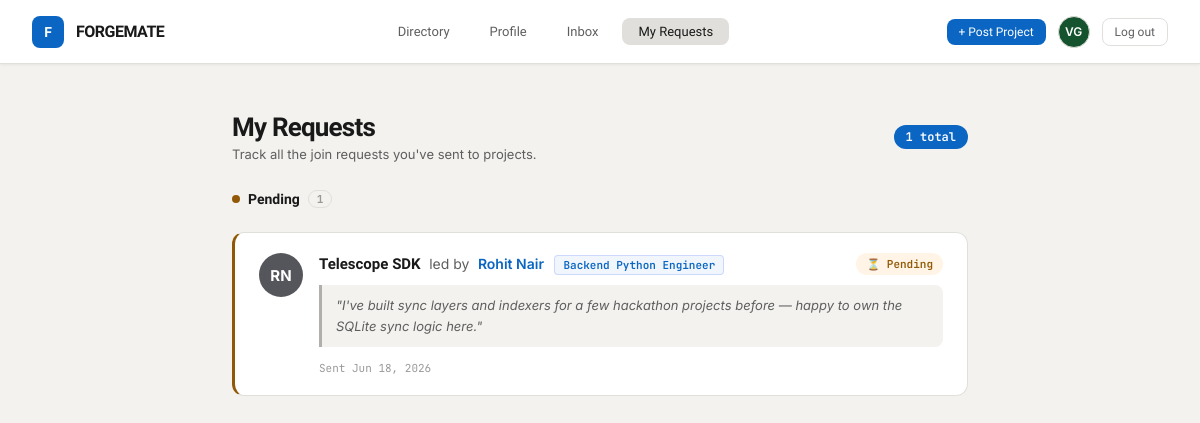
The app's page /my-requests (signed in), older data.
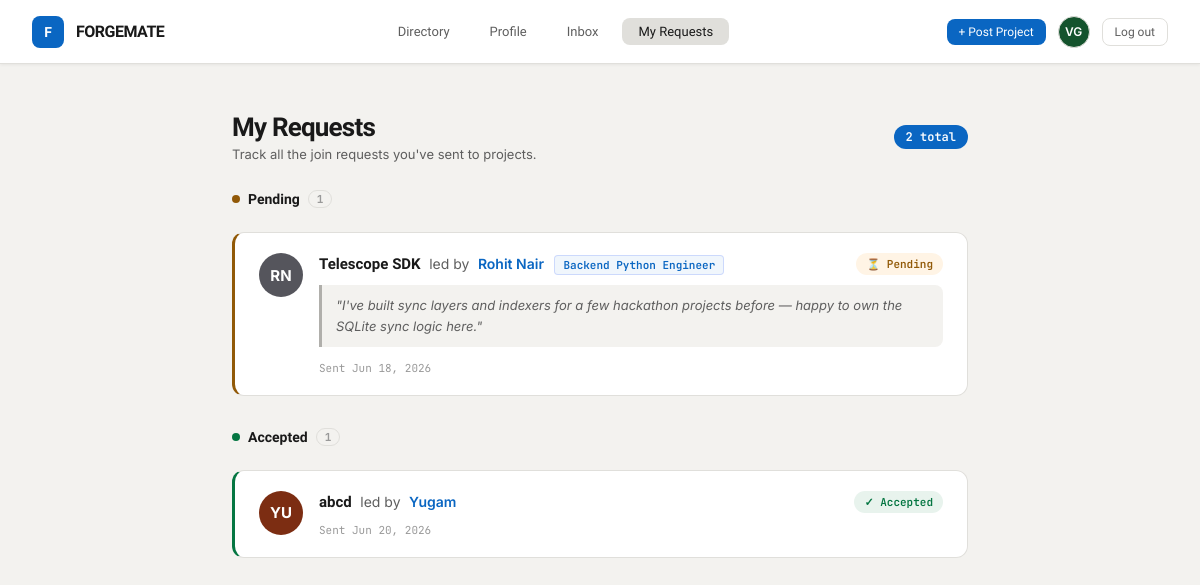
The same page, newer data.
### models.py (models this page shows, shortened)
class JoinRequest(db.Model):
    id = db.Column(db.Integer, primary_key=True)
    project_id = db.Column(db.Integer, db.ForeignKey("project.id"), nullable=False)
    applicant_id = db.Column(db.Integer, db.ForeignKey("user.id"), nullable=False)
    role_id = db.Column(db.Integer, db.ForeignKey("project_role.id"), nullable=True)
    message = db.Column(db.Text, default="")
    status = db.Column(db.String(20), default="pending")  # pending/accepted/declined
    created_at = db.Column(db.DateTime, default=datetime.utcnow)
    applicant = db.relationship("User")

class User(UserMixin, db.Model):
    id = db.Column(db.Integer, primary_key=True)
    username = db.Column(db.String(50), unique=True, nullable=False)
    email = db.Column(db.String(120), unique=True, nullable=False)
    password_hash = db.Column(db.String(255), nullable=False)
    full_name = db.Column(db.String(120))
    role_title = db.Column(db.String(150), default="")
    location = db.Column(db.String(120), default="")
    github_url = db.Column(db.String(200), default="")
    website_url = db.Column(db.String(200), default="")
    bio = db.Column(db.Text, default="")
    created_at = db.Column(db.DateTime, default=datetime.utcnow)
    skills = db.relationship(
        "Skill", backref="user", cascade="all, delete-orphan", lazy="dynamic"
    )
    led_projects = db.relationship(
        "Project", backref="lead", foreign_keys="Project.lead_id", lazy="dynamic"
    )
    memberships = db.relationship(
        "ProjectMember", backref="user", cascade="all, delete-orphan", lazy="dynamic"
    )
    @property
    def display_name(self):
        return self.full_name or self.username
    @property
    def initials(self):
        parts = [p for p in self.display_name.split() if p]
        if not parts:
            return "?"
        if len(parts) == 1:
            return parts[0][:2].upper()
        return (parts[0][0] + parts[1][0]).upper()
    @property
    def avatar_color(self):
        palette = ["#0038FF", "#14532D", "#7C2D12", "#55555C", "#0F0F11"]
        return palette[self.id % len(palette)]
    @property
    def pending_inbox_count(self):
        return JoinRequest.query.join(Project).filter(
            Project.lead_id == self.id, JoinRequest.status == "pending"
        ).count()

class Project(db.Model):
    id = db.Column(db.Integer, primary_key=True)
    title = db.Column(db.String(150), nullable=False)
    description = db.Column(db.Text, default="")
    event = db.Column(db.String(150), default="")
    tags = db.Column(db.String(300), default="")  # comma separated
    icon_emoji = db.Column(db.String(10), default="🔗")
    lead_id = db.Column(db.Integer, db.ForeignKey("user.id"), nullable=False)
    created_at = db.Column(db.DateTime, default=datetime.utcnow)
    manual_status = db.Column(db.String(20), default="")  # "", "open", "closing", "full"
    max_members = db.Column(db.Integer, default=None)     # total team size cap (includes lead)
    roles = db.relationship(
        "ProjectRole", backref="project", cascade="all, delete-orphan", lazy="dynamic"
    )
    members = db.relationship(
        "ProjectMember", backref="project", cascade="all, delete-orphan", lazy="dynamic"
    )
    requests = db.relationship(
        "JoinRequest", backref="project", cascade="all, delete-orphan", lazy="dynamic"
    )

class ProjectRole(db.Model):
    id = db.Column(db.Integer, primary_key=True)
    project_id = db.Column(db.Integer, db.ForeignKey("project.id"), nullable=False)
    title = db.Column(db.String(150), nullable=False)
    filled = db.Column(db.Boolean, default=False)
    join_requests = db.relationship("JoinRequest", backref="role", lazy="dynamic")

### app.py (the view)
@app.route("/my-requests")
@login_required
def my_requests():
    all_requests = (
        JoinRequest.query
        .filter_by(applicant_id=current_user.id)
        .order_by(JoinRequest.created_at.desc())
        .all()
    )
    return render_template("my_requests.html", requests=all_requests)

### app.py (called while the page is built)
@login_manager.user_loader
def load_user(user_id):
    return User.query.get(int(user_id))

@app.context_processor
def inject_active_page():
    section_map = {
        "directory": "directory", "project_detail": "directory", "new_project": "directory",
        "my_profile": "profile", "view_profile": "profile", "edit_profile": "profile",
        "inbox": "inbox",
        "my_requests": "my_requests",
    }
    return {"active_page": section_map.get(request.endpoint, "")}

### templates/my_requests.html (shortened to what this page needs)
{% extends "base.html" %}
{% block content %}
<div class="req-container">
  <div class="req-page-header">
    <div>
      <h1 class="req-page-title">My Requests</h1>
      <p class="req-page-sub">Track all the join requests you've sent to projects.</p>
    </div>
    {% if requests %}
    <div class="req-count-badge">{{ requests|length }} total</div>
    {% endif %}
  </div>
  {% if requests %}
  {% set pending_reqs  = requests | selectattr("status", "equalto", "pending")  | list %}
  {% set accepted_reqs = requests | selectattr("status", "equalto", "accepted") | list %}
  {% set declined_reqs = requests | selectattr("status", "equalto", "declined") | list %}
  {% if pending_reqs %}
  <div class="mreq-section-title">
    <span class="mreq-dot mreq-dot-pending"></span> Pending
    <span class="mreq-section-count">{{ pending_reqs|length }}</span>
  </div>
  <div class="req-list" style="margin-bottom:32px;">
    {% for jr in pending_reqs %}
    {% include "partials/request_card.html" %}
    {% endfor %}
  </div>
  {% endif %}
  {% if accepted_reqs %}
  <div class="mreq-section-title">
    <span class="mreq-dot mreq-dot-accepted"></span> Accepted
    <span class="mreq-section-count">{{ accepted_reqs|length }}</span>
  </div>
  <div class="req-list" style="margin-bottom:32px;">
    {% for jr in accepted_reqs %}
    {% include "partials/request_card.html" %}
    {% endfor %}
  </div>
  {% endif %}
  {% endif %}
</div>
{% endblock %}

### templates/partials/request_card.html
<div class="req-card mreq-card-{{ jr.status }}">
  <div class="req-card-left">
    <div class="req-avatar-circle" style="background:{{ jr.project.lead.avatar_color }};">
      {{ jr.project.lead.initials }}
    </div>
  </div>
  <div class="req-card-body">
    <div class="req-card-top">
      <div>
        <a class="req-applicant-name" href="{{ url_for('project_detail', project_id=jr.project.id) }}">{{ jr.project.title }}</a>
        <span class="req-wants-text">led by</span>
        <a class="req-project-link" href="{{ url_for('view_profile', username=jr.project.lead.username) }}">{{ jr.project.lead.display_name }}</a>
        {% if jr.role %}<span class="req-role-chip">{{ jr.role.title }}</span>{% endif %}
      </div>
      <span class="mreq-status-chip mreq-chip-{{ jr.status }}">
        {% if jr.status == 'pending' %}⏳ Pending
        {% elif jr.status == 'accepted' %}✓ Accepted
        {% else %}✕ Declined
        {% endif %}
      </span>
    </div>
    {% if jr.message %}
    <div class="req-message-bubble">"{{ jr.message }}"</div>
    {% endif %}
    <div class="mreq-meta">
      Sent {{ jr.created_at.strftime('%b %d, %Y') }}
    </div>
  </div>
</div>

Row changes from the older to the newer data that the page shows:
added JoinRequest: project.lead.initials "YU", project "abcd", project.lead.display_name "Yugam", status "✓ Accepted", created_at "Jun 20, 2026"
Text that changed along with them:
{{ requests|length }}: "1" → "2"
{{ accepted_reqs|length }}: (not shown) → "1"
text now shown: "Accepted"
